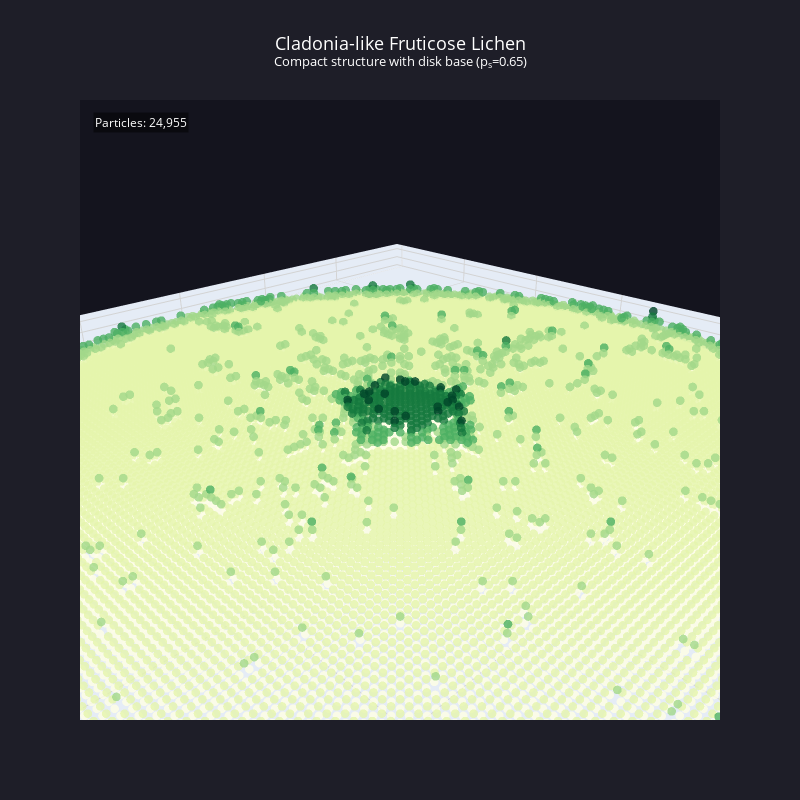

The code cell stored with this chart in its notebook:
### Code cell
# Visualize Cladonia-like structure
plot_fruticose_3d(
    cladonia_grid,
    title="Cladonia-like Fruticose Lichen<br><sup>Compact structure with disk base (p<sub>s</sub>=0.65)</sup>",
    colorscale='YlGn',
    subsample=1,
    point_size=3
)

### Figure 1 — Plotly figure (JSON) as saved in the notebook; plotly's stock layout.template omitted (floating-point values rounded to 4 significant figures; data arrays with more than 128 entries replaced by an {"elided": "..."} marker saying what was removed)
{"data": [{"hovertemplate": "x: %{x}<br>y: %{y}<br>z: %{z}<extra></extra>", "marker": {"color": {"elided": "23511 float values"}, "colorscale": [[0, "rgb(255,255,229)"], [0.125, "rgb(247,252,185)"], [0.25, "rgb(217,240,163)"], [0.375, "rgb(173,221,142)"], [0.5, "rgb(120,198,121)"], [0.625, "rgb(65,171,93)"], [0.75, "rgb(35,132,67)"], [0.875, "rgb(0,104,55)"], [1, "rgb(0,69,41)"]], "line": {"width": 0}, "opacity": 0.8, "size": 3}, "mode": "markers", "type": "scatter3d", "x": {"elided": "23511 int values"}, "y": {"elided": "23511 int values"}, "z": {"elided": "23511 int values"}}], "layout": {"annotations": [{"bgcolor": "rgba(0,0,0,0.5)", "font": {"color": "white", "size": 12}, "showarrow": false, "text": "Particles: 24,955", "x": 0.02, "xref": "paper", "y": 0.98, "yref": "paper"}], "font": {"color": "white"}, "height": 800, "paper_bgcolor": "rgb(30, 30, 40)", "scene": {"aspectmode": "data", "bgcolor": "rgb(20, 20, 30)", "camera": {"eye": {"x": 1.5, "y": 1.5, "z": 1}, "up": {"x": 0, "y": 0, "z": 1}}, "xaxis": {"gridcolor": "lightgray", "showgrid": true, "title": {"text": "X"}}, "yaxis": {"gridcolor": "lightgray", "showgrid": true, "title": {"text": "Y"}}, "zaxis": {"gridcolor": "lightgray", "showgrid": true, "title": {"text": "Height"}}}, "title": {"font": {"size": 18}, "text": "Cladonia-like Fruticose Lichen<br><sup>Compact structure with disk base (p<sub>s</sub>=0.65)</sup>", "x": 0.5}, "width": 800}}
